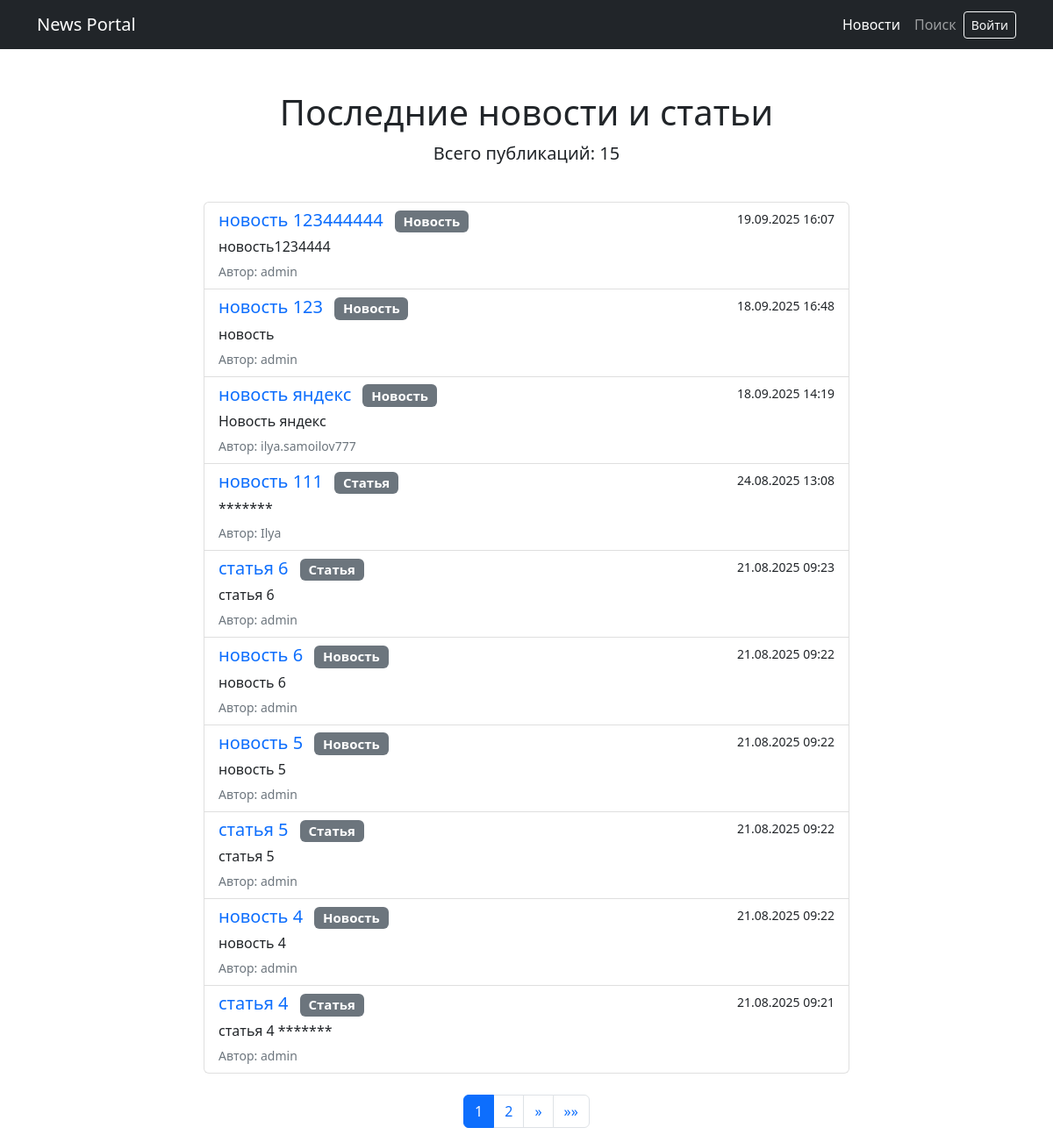
The app's page /, older data.
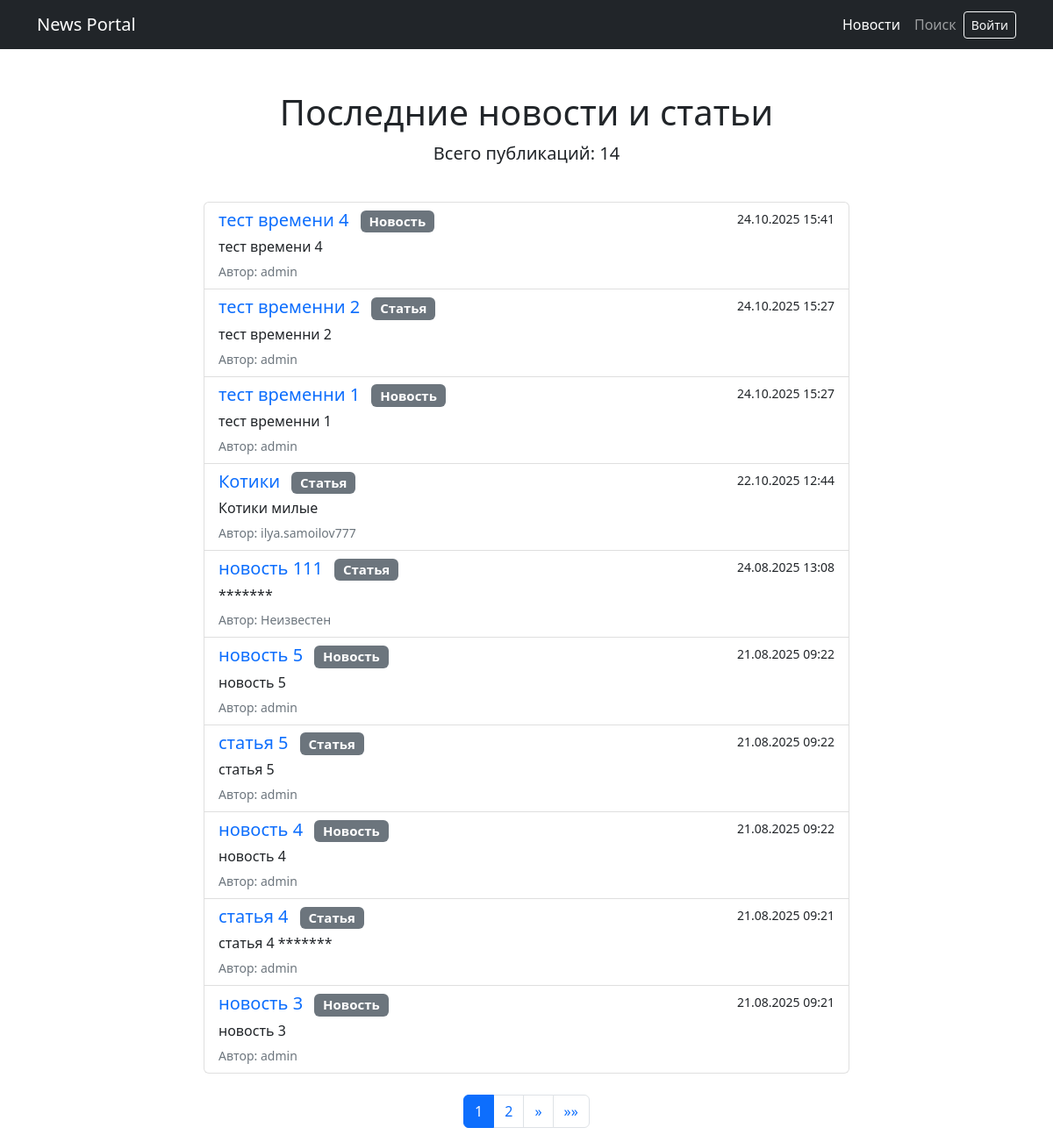
The same page, newer data.
### news/models.py (models this page shows, shortened)
class Post(models.Model):
    POST_TYPES = [
        ('news', 'Новость'),
        ('article', 'Статья'),
    ]
    title = models.CharField(max_length=200, verbose_name="Заголовок")
    content = models.TextField(verbose_name="Содержание")
    pub_date = models.DateTimeField(default=timezone.now, verbose_name="Дата публикации")
    post_type = models.CharField(max_length=10, choices=POST_TYPES, default='news', verbose_name="Тип")
    author = models.ForeignKey(
        settings.AUTH_USER_MODEL,
        on_delete=models.SET_NULL,
        null=True,
        blank=True,
        verbose_name="Автор"
    )
    categories = models.ManyToManyField(Category, through=PostCategory, verbose_name="Категории")
    class Meta:
        verbose_name = "Публикация"
        verbose_name_plural = "Публикации"
        ordering = ['-pub_date']

### news/views.py (the view)
# urls.py: path('', views.news_list, name='news_list'),  # /news/
def news_list(request):
    news_items = Post.objects.all().order_by('-pub_date')
    paginator = Paginator(news_items, 10)
    page_number = request.GET.get('page')
    page_obj = paginator.get_page(page_number)
    return render(request, 'news/news_list.html', {'page_obj': page_obj})

### news/templatetags/censor_filters.py (called while the page is built)
@register.filter(name='censor')
def censor(value):
    if not isinstance(value, str):
        return value
    words = value.split()
    result = []
    for word in words:
        lower_word = word.lower()
        if any(censored in lower_word for censored in CENSORED_WORDS):
            censored_word = '*' * len(word)
            result.append(censored_word)
        else:
            result.append(word)
    return mark_safe(' '.join(result))

### news/templates/news/news_list.html (shortened to what this page needs)
<!DOCTYPE html>
<html lang="en">
<head>
    <link href="https://cdn.jsdelivr.net/npm/bootstrap@5.2.3/dist/css/bootstrap.min.css" rel="stylesheet">
    {% load static %}
    <link href="{% static 'css/styles.css' %}" rel="stylesheet" />
    {% load censor_filters %}
    {% load auth_tags %}
</head>
<body>
    <nav class="navbar navbar-expand-lg navbar-dark bg-dark">
        <div class="container">
            <a class="navbar-brand" href="/">News Portal</a>
            <div class="collapse navbar-collapse" id="navbarSupportedContent">
                <ul class="navbar-nav ms-auto mb-2 mb-lg-0">
                    <li class="nav-item">
                        <a class="nav-link active" aria-current="page" href="/news/">Новости</a>
                    </li>
                    <li class="nav-item">
                        <a class="nav-link" href="/news/search/">Поиск</a>
                    </li>
                </ul>
                {% if not user.is_authenticated %}
                <ul class="navbar-nav">
                    <li class="nav-item">
                        <a class="btn btn-outline-light btn-sm" href="{% url 'account_login' %}">Войти</a>
                    </li>
                </ul>
                {% endif %}
            </div>
        </div>
    </nav>
    <div class="container mt-5">
        <div class="text-center">
            <h1>Последние новости и статьи</h1>
            <p class="lead">Всего публикаций: {{ page_obj.paginator.count }}</p>
        </div>
        <div class="row mt-4">
            <div class="col-lg-8 mx-auto">
                {% if page_obj %}
                <div class="list-group">
                    {% for news in page_obj %}
                    <div class="list-group-item list-group-item-action">
                        <div class="d-flex w-100 justify-content-between">
                            <h5 class="mb-1">
                                <a href="{% url 'news_detail' news.id %}" class="text-decoration-none">
                                    {{ news.title|censor }}
                                </a>
                                <span class="badge bg-secondary ms-2">{{ news.get_post_type_display }}</span>
                            </h5>
                            <small>{{ news.pub_date|date:"d.m.Y H:i" }}</small>
                        </div>
                        <p class="mb-1">{{ news.content|truncatechars:200|censor }}</p>
                        <small class="text-muted">
                            Автор: {% if news.author %}{{ news.author.username }}{% else %}Неизвестен{% endif %}
                        </small>
                    </div>
                    {% endfor %}
                </div>
                <nav aria-label="Page navigation" class="mt-4">
                    <ul class="pagination justify-content-center">
                        {% for num in page_obj.paginator.page_range %}
                            {% if page_obj.number == num %}
                                <li class="page-item active"><a class="page-link" href="#">{{ num }}</a></li>
                            {% elif num > page_obj.number|add:'-3' and num < page_obj.number|add:'3' %}
                                <li class="page-item"><a class="page-link" href="?page={{ num }}">{{ num }}</a></li>
                            {% endif %}
                        {% endfor %}
                        {% if page_obj.has_next %}
                            <li class="page-item">
                                <a class="page-link" href="?page={{ page_obj.next_page_number }}" aria-label="Next">
                                    <span aria-hidden="true">&raquo;</span>
                                </a>
                            </li>
                            <li class="page-item">
                                <a class="page-link" href="?page={{ page_obj.paginator.num_pages }}" aria-label="Last">
                                    <span aria-hidden="true">&raquo;&raquo;</span>
                                </a>
                            </li>
                        {% endif %}
                    </ul>
                </nav>
                {% else %}
                <div class="alert alert-info" role="alert">
                    Новостей пока нет.
                </div>
                {% endif %}
            </div>
        </div>
    </div>
</body>
</html>

Row changes from the older to the newer data that the page shows:
removed Post: title|censor "новость 123444444", post_type "Новость", pub_date "19.09.2025 16:07", content|censor "новость1234444", author.username "admin"
removed Post: title|censor "новость 123", post_type "Новость", pub_date "18.09.2025 16:48", content|censor "новость", author.username "admin"
removed Post: title|censor "новость яндекс", post_type "Новость", pub_date "18.09.2025 14:19", content|censor "Новость яндекс", author.username "ilya.samoilov777"
removed Post: title|censor "статья 6", post_type "Статья", pub_date "21.08.2025 09:23", content|censor "статья 6", author.username "admin"
removed Post: title|censor "новость 6", post_type "Новость", pub_date "21.08.2025 09:22", content|censor "новость 6", author.username "admin"
added Post: title|censor "тест времени 4", post_type "Новость", pub_date "24.10.2025 15:41", content|censor "тест времени 4", author.username "admin"
added Post: title|censor "тест временни 2", post_type "Статья", pub_date "24.10.2025 15:27", content|censor "тест временни 2", author.username "admin"
added Post: title|censor "тест временни 1", post_type "Новость", pub_date "24.10.2025 15:27", content|censor "тест временни 1", author.username "admin"
added Post: title|censor "Котики", post_type "Статья", pub_date "22.10.2025 12:44", content|censor "Котики милые", author.username "ilya.samoilov777"
changed Post "новость 111": author.username "Ilya" → (not shown); now shows "Неизвестен"
now on this page (row unchanged): Post: title|censor "новость 3", post_type "Новость", pub_date "21.08.2025 09:21", content|censor "новость 3", author.username "admin"
Text that changed along with them:
{{ page_obj.paginator.count }}: "15" → "14"
